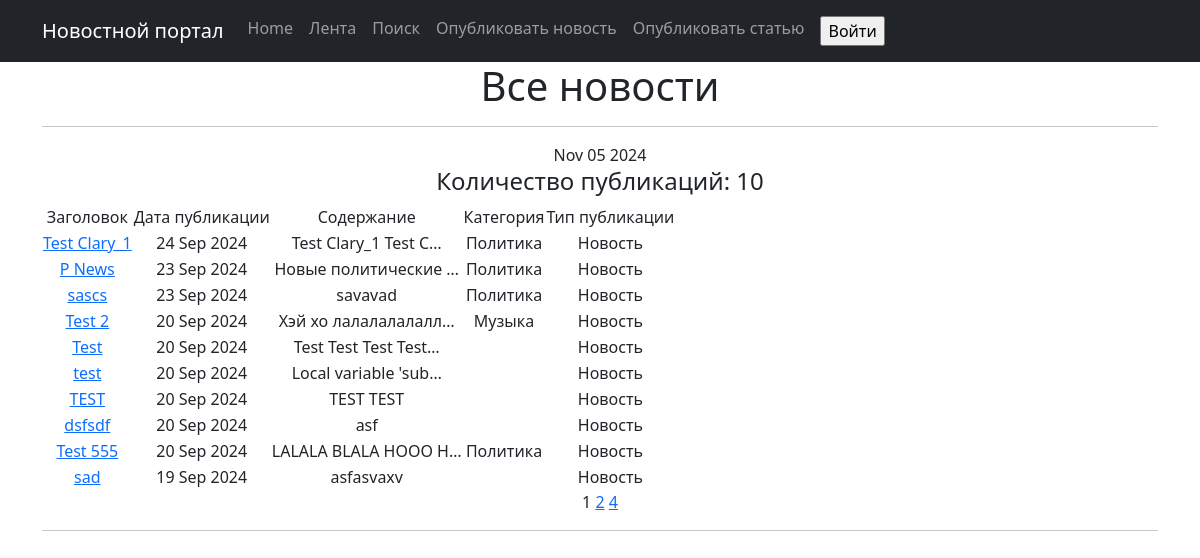
The app's page /posts/, older data.
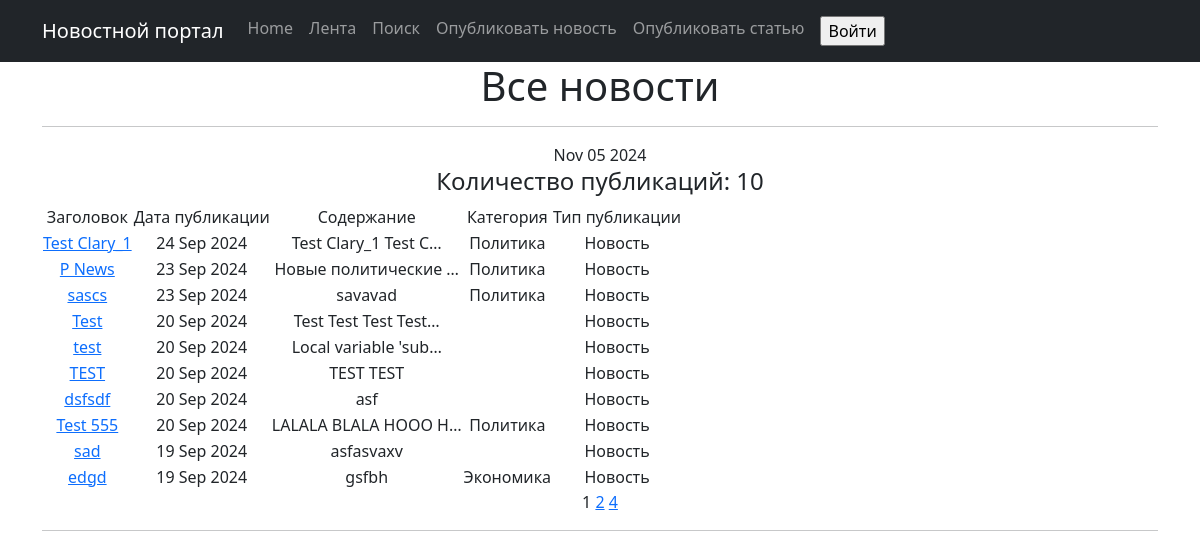
The same page, newer data.
### news/models.py (models this page shows, shortened)
class Post(models.Model):
    article = 'AR'
    news = 'NE'
    POSITIONS = [
        (article, 'Статья'),
        (news, 'Новость')
    ]
    author = models.ForeignKey(Author, on_delete=models.CASCADE)
    time_in = models.DateField(auto_now_add=True)
    article_or_news = models.CharField(max_length=2, choices=POSITIONS, default=news)
    category = models.ManyToManyField(Category, through='PostCategory', blank=True, related_name='category')
    name = models.CharField(max_length=140, default='name')
    text = models.TextField()
    rating = models.IntegerField(default=0)

class Category(models.Model):
    name = models.CharField(max_length=30, unique=True)
    subscribers = models.ManyToManyField(User, through='SubscribersCategory', blank=True, null=True,
                                         related_name='category')
    def __str__(self):
        return self.name

### news/views.py (the view)
# urls.py: path('', cache_page(60)(PostsList.as_view()), name='post_list'),
class PostsList(ListView):
    model = Post
    ordering = '-time_in'
    context_object_name = 'posts'
    paginate_by = 10
    def get_queryset(self):
        queryset = super().get_queryset()
        self.filterset = PostFilter(self.request.GET, queryset)
        return self.filterset.qs
    def get_context_data(self, **kwargs):
        context = super().get_context_data(**kwargs)
        context['filterset'] = self.filterset
        context['is_not_authors'] = not self.request.user.groups.filter(name='authors').exists()
        return context
    def get_template_names(self):
        if self.request.path == '/posts/search/':
            return 'search.html'
        return 'posts.html'

### news/templatetags/custom_filters.py (called while the page is built)
@register.filter()
def censor(text):
    for word in Censor_list:
        text = text.replace(word[1:], '*' * len(word[1:]))
    return text

@register.filter()
def publication_type(value):
    if value == 'NE':
        text = 'Новость'
    else:
        text = 'Статья'
    return text

### news/templatetags/custom_tags.py (called while the page is built)
@register.simple_tag()
def current_time(format_string='%b %d %Y'):
    return datetime.utcnow().strftime(format_string)

### templates/posts.html (shortened to what this page needs)
{% extends 'flatpages/default.html' %}
{% load custom_filters %}
{% load custom_tags %}
{% block content %}
    <h1>Все новости</h1>
    <hr>
    {% current_time %}
    <h4>Количество публикаций: {{ posts|length }}</h4>
    <table>
        <tr>
            <td>Заголовок</td>
            <td>Дата публикации</td>
            <td>Содержание</td>
            <td>Категория</td>
            <td>Тип публикации</td>
        </tr>
        {% for post in posts %}
        <tr>
            <td><a href="{{ post.id }}">{{ post.name|censor }}</a></td>
            <td>{{ post.time_in|date:'d M Y' }}</td>
            <td>{{ post.text|truncatechars:20|censor }}</td>
            <td>
                {% for category in post.category.all %}
                    {{ category }} {% if not forloop.last %}, {% endif %}
                {% endfor %}
            </td>
            <td>{{ post.article_or_news|publication_type }} </td>
        </tr>
        {% endfor %}
    </table>
    {{ page_obj.number }}
    {% if page_obj.has_next %}
        <a href="?page={{ page_obj.next_page_number }}">{{ page_obj.next_page_number }}</a>
        {% if paginator.num_pages != page_obj.next_page_number %}
            <a href="?page={{ page_obj.paginator.num_pages }}">{{ page_obj.paginator.num_pages }}</a>
        {% endif %}
    {% endif %}
    <hr>
{% endblock content %}

Row changes from the older to the newer data that the page shows:
removed Post: name|censor "Test 2", time_in "20 Sep 2024", text|censor "Хэй хо лалалалалалл…", article_or_news|publication_type "Новость"
no longer on this page (row unchanged): Category: name "Музыка", shown under "Test 2"
now on this page (row unchanged): Post: name|censor "edgd", time_in "19 Sep 2024", text|censor "gsfbh", article_or_news|publication_type "Новость"
now on this page (row unchanged): Category: name "Экономика", shown under "edgd"
